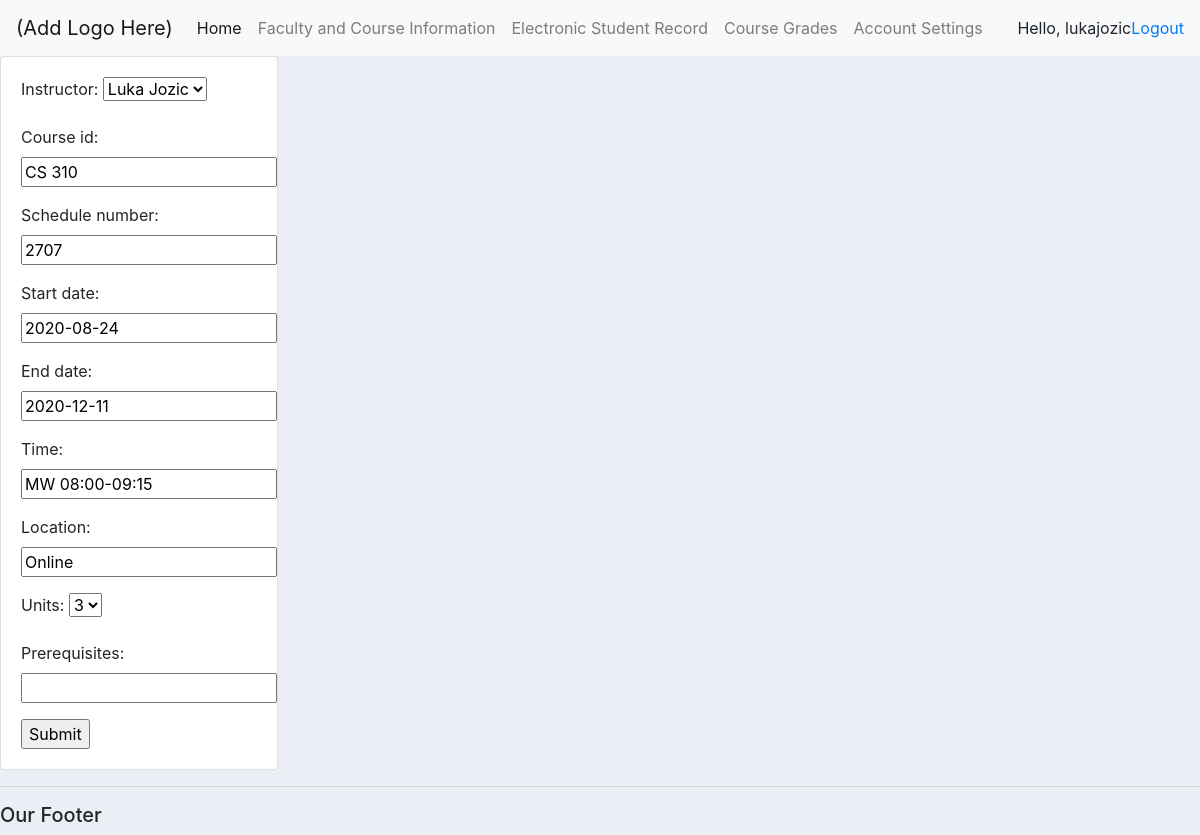
Screenshot of /update_course/1 (signed in) with the database file from the repository.
### school/models.py (models this page shows, shortened)
class Course(models.Model):
    NUM_UNITS = (
        ('1', '1'),
        ('2', '2'),
        ('3', '3'),
        ('4', '4'),
        ('5', '5'),
    )
    instructor = models.ForeignKey(Faculty, null=True, on_delete= models.SET_NULL)
    students = models.ManyToManyField(Student, null=True, blank=True)
    course_id = models.CharField(max_length=200, null=True)
    schedule_number = models.CharField(max_length=200, null=True)
    start_date = models.DateField(null=True)
    end_date = models.DateField(null=True)
    time = models.CharField(max_length=200, null=True)
    location = models.CharField(max_length=200, null=True, blank=True)
    units = models.CharField(max_length=200, null=True, choices=NUM_UNITS, default='3')
    prerequisites = models.CharField(max_length=200, null=True, blank=True)

### school/views.py (the view)
# urls.py: path('update_course/<str:pk>', views.update_course, name='update_course'),
@login_required(login_url='login')
def update_course(request, pk):
    course = Course.objects.get(id=pk)
    form = CourseForm(instance=course)
    if request.method == 'POST':
        form = CourseForm(request.POST, instance=course)
        if form.is_valid():
            form.save()
            return redirect('/')
    context = {'form': form}
    return render(request, 'school/create_form.html', context)

### school/forms.py
class CourseForm(ModelForm):
    class Meta:
        model = Course
        fields = '__all__'
        exclude = ['students']

### school/models.py (called while the page is built)
    def __str__(self):
        return self.name

### school/templates/school/create_form.html (shortened to what this page needs)
{% extends 'school/main.html' %}
{% load static %}
{% block content %}
<div class="row">
	<div class="col-md-3">
		<div class="card card-body">
            <form action="" method="POST">
                {{form.as_p}}
                <input type="submit" name="Submit">
            </form>
        </div>
	</div>
</div>
{% endblock %}}

### school/templates/school/navbar.html (shortened to what this page needs)
<nav class="navbar navbar-expand-lg navbar-light bg-light">
    <a class="navbar-brand" href="#">(Add Logo Here)</a>
    <div class="collapse navbar-collapse" id="navbarNav">
        <ul class="navbar-nav">
            {% ifequal user.groups.all.0.name "faculty" %}
            <li class="nav-item active">
                <a class="nav-link" href="{% url 'faculty_home' %}">Home</a>
            </li>
            <li class="nav-item">
                <a class="nav-link" href="{% url 'faculty_course_info' %}">Faculty and Course Information</a>
            </li>
            <li class="nav-item">
                <a class="nav-link" href="{% url 'electronic_student_record' %}">Electronic Student Record</a>
            </li>
            <li class="nav-item">
                <a class="nav-link" href="{% url 'course_grades' %}">Course Grades</a>
            </li>
            {% else %}
            <li class="nav-item">
                <a class="nav-link" href="{% url 'course_registration' %}">Course Registration</a>
            </li>
            {% endifequal %}
            <li class="nav-item">
                <a class="nav-link" href="{% url 'account' %}">Account Settings</a>
            </li>
        </ul>
    </div>
    <span>Hello, {{request.user}} </span>
    <span><a href="{% url 'logout' %}">Logout</a></span>
</nav>

### school/templates/school/main.html (style rules this page uses)
body { background-color: #ebeff5; }

### rows the page displays
Course: instructor "Luka Jozic", course_id "CS 310", schedule_number "2707", start_date "2020-08-24", end_date "2020-12-11", time "MW 08:00-09:15", location "Online", units "3"

### other values shown
{{ request.user }} "lukajozic"
